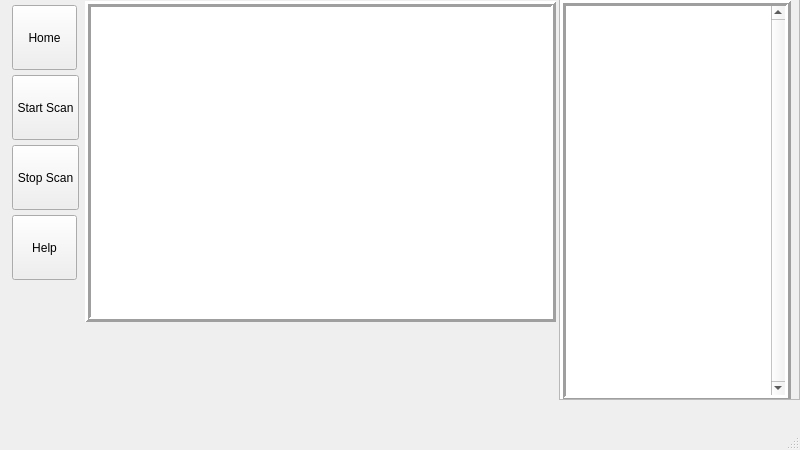
<?xml version="1.0" encoding="UTF-8"?>
<ui version="4.0">
 <class>NetMapApp</class>
 <widget class="QMainWindow" name="NetMapApp">
  <property name="geometry">
   <rect>
    <x>0</x>
    <y>0</y>
    <width>800</width>
    <height>450</height>
   </rect>
  </property>
  <property name="maximumSize">
   <size>
    <width>800</width>
    <height>450</height>
   </size>
  </property>
  <property name="windowTitle">
   <string>NetMapApp</string>
  </property>
  <widget class="QWidget" name="centralwidget">
   <widget class="QWidget" name="verticalLayoutWidget">
    <property name="geometry">
     <rect>
      <x>10</x>
      <y>0</y>
      <width>71</width>
      <height>401</height>
     </rect>
    </property>
    <layout class="QVBoxLayout" name="verticalLayout">
     <property name="spacing">
      <number>5</number>
     </property>
     <property name="leftMargin">
      <number>2</number>
     </property>
     <property name="topMargin">
      <number>5</number>
     </property>
     <property name="rightMargin">
      <number>2</number>
     </property>
     <property name="bottomMargin">
      <number>2</number>
     </property>
     <item>
      <widget class="QToolButton" name="home_btn">
       <property name="minimumSize">
        <size>
         <width>65</width>
         <height>65</height>
        </size>
       </property>
       <property name="text">
        <string>Home</string>
       </property>
       <property name="icon">
        <iconset theme="QIcon::ThemeIcon::GoHome"/>
       </property>
       <property name="iconSize">
        <size>
         <width>30</width>
         <height>30</height>
        </size>
       </property>
       <property name="toolButtonStyle">
        <enum>Qt::ToolButtonStyle::ToolButtonTextUnderIcon</enum>
       </property>
      </widget>
     </item>
     <item>
      <widget class="QToolButton" name="start_btn">
       <property name="minimumSize">
        <size>
         <width>65</width>
         <height>65</height>
        </size>
       </property>
       <property name="text">
        <string>Start Scan</string>
       </property>
       <property name="icon">
        <iconset theme="QIcon::ThemeIcon::MediaPlaybackStart"/>
       </property>
       <property name="iconSize">
        <size>
         <width>30</width>
         <height>30</height>
        </size>
       </property>
       <property name="toolButtonStyle">
        <enum>Qt::ToolButtonStyle::ToolButtonTextUnderIcon</enum>
       </property>
      </widget>
     </item>
     <item>
      <widget class="QToolButton" name="help_btn">
       <property name="minimumSize">
        <size>
         <width>65</width>
         <height>65</height>
        </size>
       </property>
       <property name="text">
        <string>Stop Scan</string>
       </property>
       <property name="icon">
        <iconset theme="QIcon::ThemeIcon::MediaPlaybackStop"/>
       </property>
       <property name="iconSize">
        <size>
         <width>30</width>
         <height>30</height>
        </size>
       </property>
       <property name="toolButtonStyle">
        <enum>Qt::ToolButtonStyle::ToolButtonTextUnderIcon</enum>
       </property>
      </widget>
     </item>
     <item>
      <widget class="QToolButton" name="stop_btn">
       <property name="minimumSize">
        <size>
         <width>65</width>
         <height>65</height>
        </size>
       </property>
       <property name="text">
        <string>Help</string>
       </property>
       <property name="icon">
        <iconset theme="QIcon::ThemeIcon::HelpAbout"/>
       </property>
       <property name="iconSize">
        <size>
         <width>30</width>
         <height>30</height>
        </size>
       </property>
       <property name="toolButtonStyle">
        <enum>Qt::ToolButtonStyle::ToolButtonTextUnderIcon</enum>
       </property>
      </widget>
     </item>
     <item>
      <spacer name="verticalSpacer">
       <property name="orientation">
        <enum>Qt::Orientation::Vertical</enum>
       </property>
       <property name="sizeHint" stdset="0">
        <size>
         <width>20</width>
         <height>40</height>
        </size>
       </property>
      </spacer>
     </item>
    </layout>
   </widget>
   <widget class="QGraphicsView" name="polar_plot_view">
    <property name="geometry">
     <rect>
      <x>85</x>
      <y>1</y>
      <width>471</width>
      <height>321</height>
     </rect>
    </property>
    <property name="frameShape">
     <enum>QFrame::Shape::Box</enum>
    </property>
    <property name="frameShadow">
     <enum>QFrame::Shadow::Raised</enum>
    </property>
    <property name="lineWidth">
     <number>3</number>
    </property>
   </widget>
   <widget class="QWidget" name="horizontalLayoutWidget">
    <property name="geometry">
     <rect>
      <x>90</x>
      <y>330</y>
      <width>461</width>
      <height>71</height>
     </rect>
    </property>
    <layout class="QHBoxLayout" name="horizontalLayout"/>
   </widget>
   <widget class="QScrollArea" name="scrollArea">
    <property name="geometry">
     <rect>
      <x>559</x>
      <y>-1</y>
      <width>241</width>
      <height>401</height>
     </rect>
    </property>
    <property name="widgetResizable">
     <bool>true</bool>
    </property>
    <widget class="QWidget" name="scrollAreaWidgetContents">
     <property name="geometry">
      <rect>
       <x>0</x>
       <y>0</y>
       <width>239</width>
       <height>399</height>
      </rect>
     </property>
     <widget class="QListView" name="listView">
      <property name="geometry">
       <rect>
        <x>0</x>
        <y>0</y>
        <width>231</width>
        <height>401</height>
       </rect>
      </property>
      <property name="frameShape">
       <enum>QFrame::Shape::Box</enum>
      </property>
      <property name="frameShadow">
       <enum>QFrame::Shadow::Raised</enum>
      </property>
      <property name="lineWidth">
       <number>3</number>
      </property>
      <property name="verticalScrollBarPolicy">
       <enum>Qt::ScrollBarPolicy::ScrollBarAlwaysOn</enum>
      </property>
     </widget>
    </widget>
   </widget>
  </widget>
  <widget class="QMenuBar" name="menubar">
   <property name="geometry">
    <rect>
     <x>0</x>
     <y>0</y>
     <width>800</width>
     <height>21</height>
    </rect>
   </property>
  </widget>
  <widget class="QStatusBar" name="statusbar"/>
 </widget>
 <resources/>
 <connections/>
</ui>
